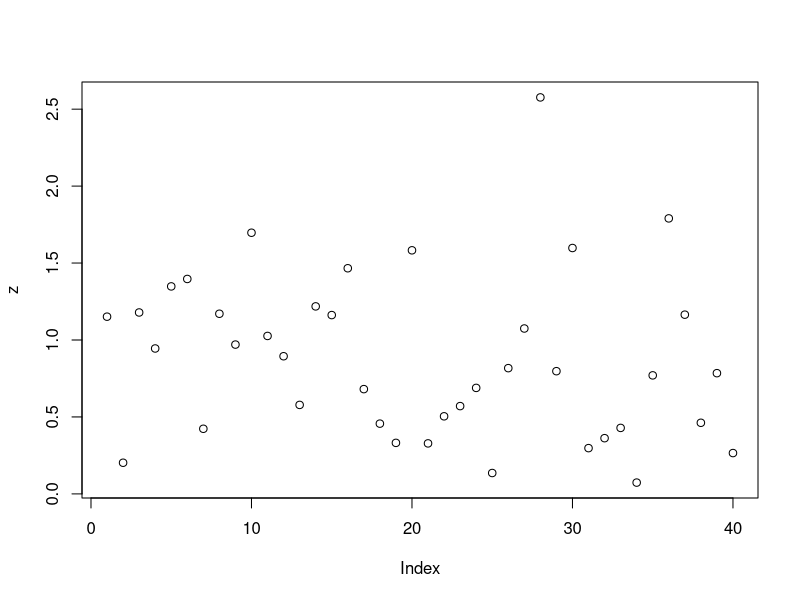
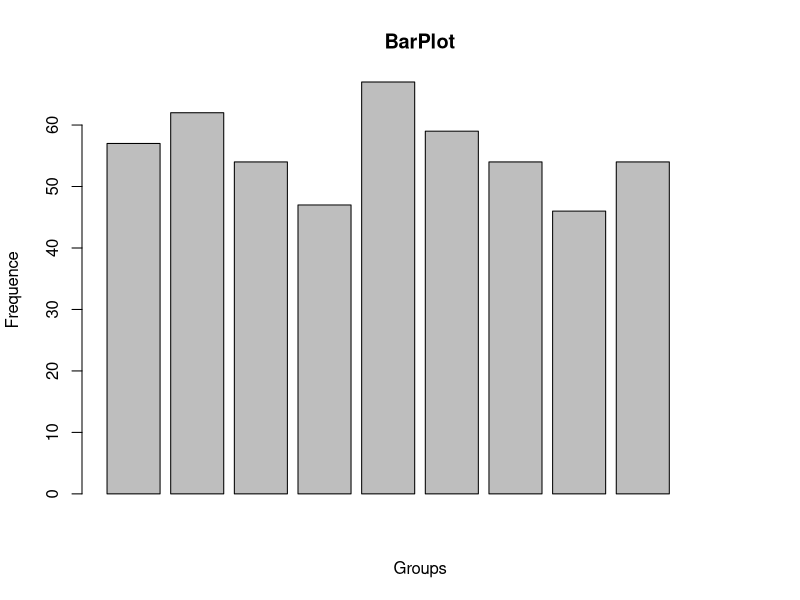
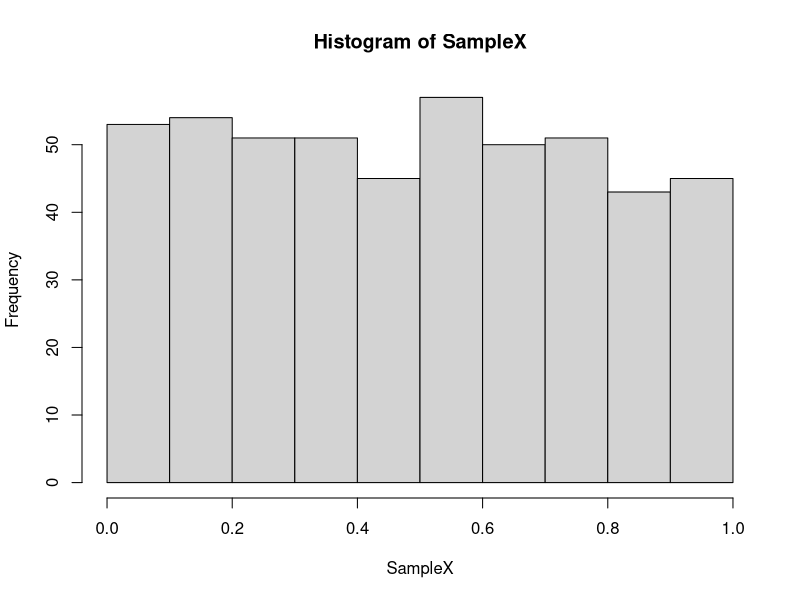
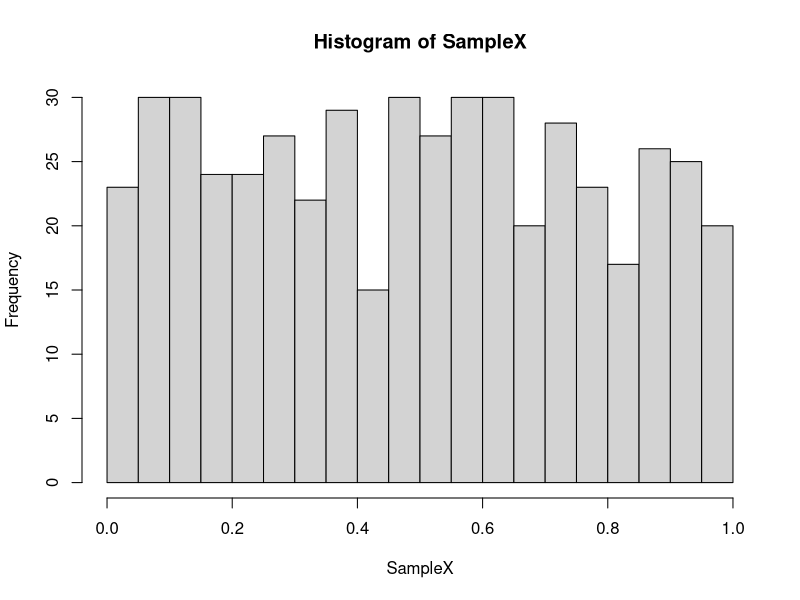
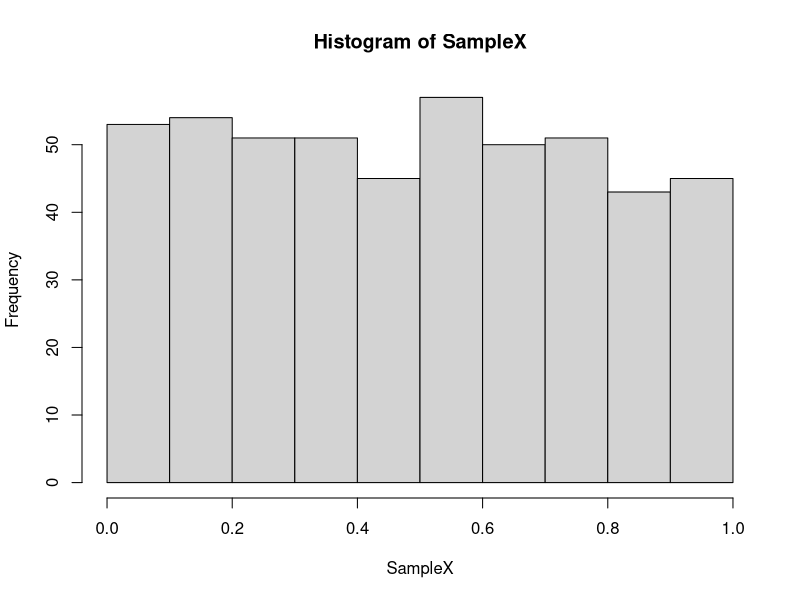
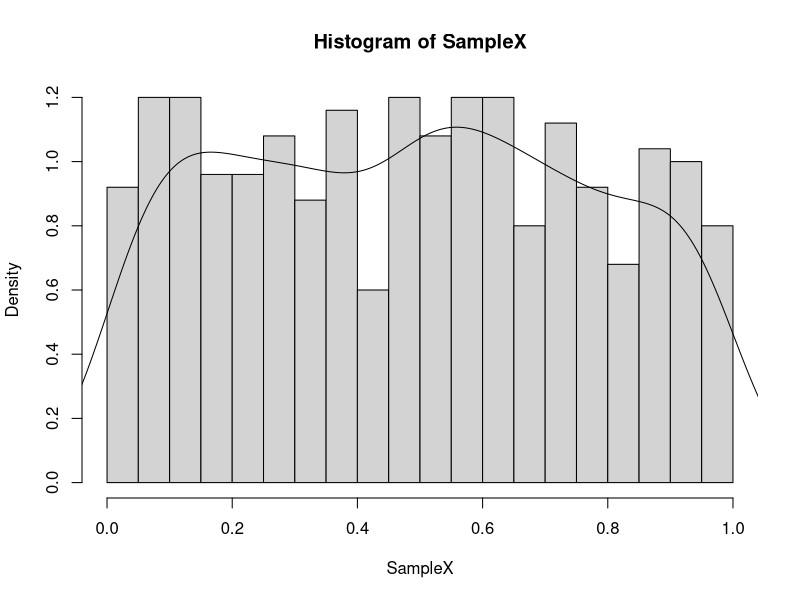
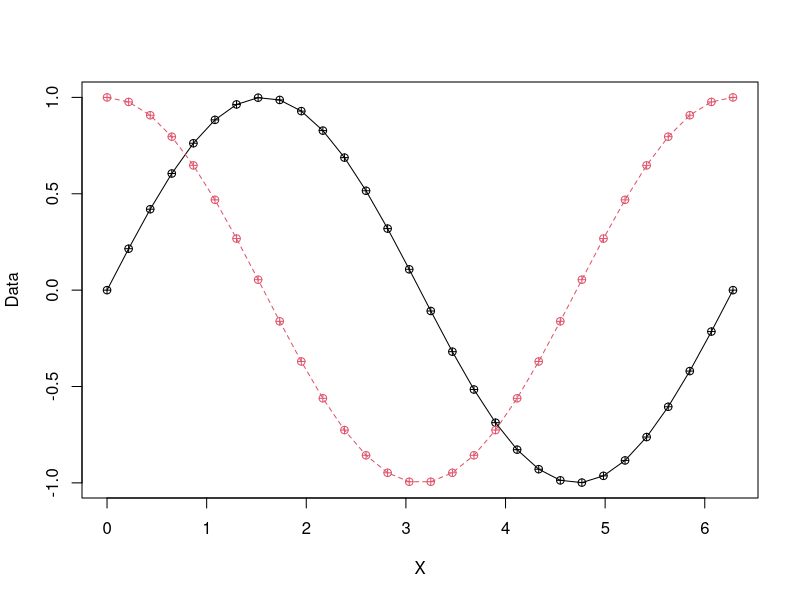
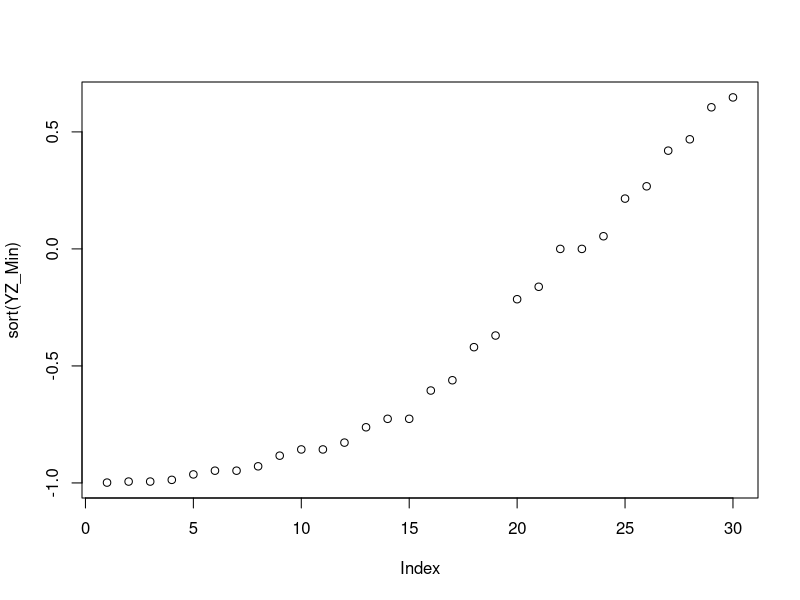

Write R code to recreate these figures, in order.
## ---- chunk 1
x = c(1,2,3,4,5);x
## ---- chunk 2
x=1:9;x
## ---- chunk 3
x = rep (1:3,time=3);x
## ---- chunk 4
x = rep(1:3,each=3);x
## ---- chunk 5
x = rep(1:3,3);x
## ---- chunk 6
X=0
## ---- chunk 7
for(k in 1:10)
   {X[k]=k^2+1; print(X);}
## ---- chunk 8
X=0
## ---- chunk 9
for(k in c(1,2,3,5)){X[k]=k^2+1; print(X);}  
## ---- chunk 10
x=rbinom(10,10,0.3); 
print(x); 
print(sum(x))
## ---- chunk 11
x=0:10; 
y=dbinom(x,10,0.5); 
print(cbind(x,y))
## ---- chunk 12
x = runif (10, 1, 5);x
## ---- chunk 13
 x=rnorm(20,1,0.5); print(x)
## ---- chunk 14
y = rexp(20,1); print(y)
## ---- chunk 15
 z = c(x,y);   plot(z)
## ---- chunk 16
seq(1,10,length=5)
## ---- chunk 17
seq(1,10,by=5)
## ---- chunk 18
seq(1,10,5)
## ---- chunk 19
Number_Box = 10;
 Bound = seq(from=0,to=1,length=Number_Box);
 SampleX = runif(500);
 Frequence = 0;
 for (k in 1:Number_Box){
     Index=(SampleX>Bound[k])*(SampleX<Bound[k+1]);
     #随机数在而二者中间
     Frequence[k]=sum(Index);}
## ---- chunk 20
barplot(Frequence,xlab="Groups",ylab="Frequence",main="BarPlot")
## ---- chunk 21
hist(SampleX)
hist(SampleX,20)
hist(SampleX,10)
hist(SampleX,20,freq=F)
lines(density((SampleX)))
## ---- chunk 22
X = seq(0, 2*pi, length = 30);
Y = sin(X);   Z = cos(X);
Data = cbind (Y,Z);
matplot (X, Data, pch = 10, type = 'o');
YZ_Min = apply(Data,1,min)
## ---- chunk 23
plot(sort(YZ_Min));
plot(X,YZ_Min);
lines(X,YZ_Min)
## ---- chunk 24
test=1:9;
sort(test,decreasing = TRUE);
## ---- chunk 25
Sample = combn(1:5,3);
Sample
## ---- chunk 26
Number_Waster = colSums(Sample <= 2);
Number_Waster
## ---- chunk 27
Selection = (Number_Waster == 1);
Selection
## ---- chunk 28
Probability = sum(Selection)/choose(5,3);
Probability
## ---- chunk 29
choose(5,2)
## ---- chunk 30
sample(size=20,replace=T,x=1:9)
## ---- chunk 31
sample(1:9,20,replace=T)
## ---- chunk 32
matrix(1:10,2,5)
## ---- chunk 33
SampleX = 1:5 <= 2;
Number_Repeat = 100;
Sample_Random = sample(SampleX,Number_Repeat*3,replace=TRUE);
SampleY = matrix(Sample_Random,nrow=Number_Repeat,ncol=3);
for(k in 1:Number_Repeat){SampleY[k,] = sample(SampleX,3)};
Number_Waster = rowSums(SampleY);
Selection = (Number_Waster == 1);
Frequency = sum(Selection)/Number_Repeat;
print(Frequency-Probability)
## ---- chunk 34
X = rnorm(100,0,1);  hist(X);
X2 = X^2;  hist(X2);
E_X2 = mean(X2); D_X2 = sd(X2);
Y = rexp(1000,3);  hist(Y);
E_X2 = mean(X2); D_X2 = sd(X2)
## ---- chunk 35
X = rnorm(1000);
Y = X^2;
hist(Y,20,freq = F);
lines(density(Y))
## ---- chunk 36
Norm_0_1 = rnorm(200,0,1);
Norm_0_2 = rnorm(200,0,2);
Norm_1_2 = rnorm(200,1,2); 
Trans_1_2 = (Norm_1_2-1)/2; 
Trans_10_2 = (Norm_1_2-10)/2; 
Trans_1_5 = (Norm_1_2-1)/5;
Data= cbind(Norm_0_1,Norm_0_2,Norm_1_2,Trans_1_2,Trans_10_2,Trans_1_5);
boxplot(Data)
## ---- chunk 37
Statistic_T <- function(a){
    X = a+1; 
    return(X)}
Statistic_T(3)
## ---- chunk 38
Statistic_T <- function(Number_Sample){
    X = rnorm(Number_Sample); 
    S_T = (X-mean(X))/sd(X);
    return(S_T)}
Number_Sample = 100;
Number_Repeat = 200;
Vector_T = as.numeric(vector(length=Number_Repeat))
for (k in 1:Number_Repeat){
    Vector_T[k]= Statistic_T(Number_Sample)};
hist(Vector_T,freq=F);
lines(density(Vector_T))


## ---- chunk 39
vector(length=20)
## ---- chunk 40
as.numeric(vector(length=20))
## ---- chunk 41
Statistic_F <- function(Number_Sample){
    X1 = rnorm(Number_Sample); 
    X2 = rnorm(Number_Sample);
    S_F = sd(X1)/sd(X2);
    return(S_F)}

Number_Sample = 10;
Number_Repeat = 200;
Vector_F = as.numeric(vector(length=Number_Repeat))
for (k in 1:Number_Repeat) {Vector_F[k]= Statistic_F(Number_Sample)};
hist(Vector_F,20,freq=F)
lines(density(Vector_F))
## ---- chunk 42
Random_Normal = rnorm(100);
FX_Normal = pnorm(Random_Normal);
plot(sort(FX_Normal))
FX_Uniform = punif(Random_Normal);
plot(sort(FX_Uniform))
## ---- chunk 43
n=100; p=0.3;
x=rbinom(100,1,0.3);
m=sum(x);
freq = m/n;
err = abs(freq-p);
print(err);  

X = matrix(rnorm(10000,1,1),100,100);
EX = colMeans(X);
err = EX-1;
boxplot(err);      
 
X = matrix(rnorm(10000,1,1),100,100);
PX = apply(X,2,quantile,0.3);
Pu = qnorm(0.3,1,1);
err = PX - Pu;
boxplot(err)
## ---- chunk 44
x1 = qnorm(0.05);   x2 = qnorm(0.95);
print(c(x1,x2));
y1 = qnorm(0.025);  y2 = qnorm(0.975);
print(c(y1,y2))
## ---- chunk 45
x=1:11;
quantile(x,0.1)
## ---- chunk 46
x=rnorm(100);
y=rt(100,10);
Data=cbind(x,y);
boxplot(Data)  
## ---- chunk 47
X = matrix(rnorm(10000),100,100);
 EX = colMeans(X);         
 EX = apply(X,2,mean);     
 MX = apply(X,2,median);   
 Data = cbind(EX,MX);      
 boxplot(Data)
## ---- chunk 48
N=200;n=30;   
X = matrix(rnorm(N*n,1,sd=3),n,N);
EX = colMeans(X);
SX = apply(X,2,sd);
UX = (EX - 1)/(3/sqrt(n));
TX = (EX - 1)/(SX/sqrt(n));
Data = cbind(UX,TX);
boxplot(Data)
## ---- chunk 49
X = rbinom(100,10,0.4);
Eu = 10 * 0.4;
Du = 100* 0.4 * (1-0.4);
UX = (X - Eu)/(sqrt(Du));
Data = cbind(X,UX);
boxplot(Data)
## ---- chunk 50
Vector_Standard = as.numeric(vector(length = 1000));
for (k in 1:1000){
    Number_Sample = 500;
    Parameter_P = 0.8;
    SampleX =rbinom(Number_Sample,1,Parameter_P);
    Estimator_P = mean(SampleX);
    Delta = sqrt(Estimator_P*(1-Estimator_P)/Number_Sample);
    Value_Standard = (Estimator_P-Parameter_P)/Delta;
    Vector_Standard[k]= Value_Standard;}
hist(Vector_Standard);
## ---- chunk 51
X = matrix(rnorm(1000),100,10);
Y = matrix(nrow=100,ncol=10);
for(k in 1:10){Y[,k]=rnorm(100)};
boxplot(cbind(X,Y))
## ---- chunk 52
X = matrix(rnorm(1000),100,10);
Z = rnorm(120);
Y = matrix(nrow=100,ncol=10);
for(k in 1:10){Y[,k]=sample(Z,100,replace=TRUE)};
boxplot(cbind(X,Y))
## ---- chunk 53
X = sort(rnorm(100));
n = 1:100;
Y = (n+0.5)/(100+1);
Z = pnorm(X);
Data = cbind(Y,Z);
matplot(X,Data,pch = 16)
## ---- chunk 54
u = seq(from=0,to=1,length.out=50); 
T = matrix(nrow = 50,ncol=100) 
for (k in 1:50){ 
  X = matrix(rnorm(10000),100,100);
  MX = colMeans(X);
  U =(MX - u[k])/(1/sqrt(100)); 
  T[k,] = U;}
boxplot(t(T))
## ---- chunk 55
 a = 0.8; b = 1.0;
 X = 1.2*runif(1000); e = 5*rnorm(1000); Y = a*X+b+e;
 S_Reg = lm(Y~X); summary(S_Reg);
 plot(X,Y); abline(S_Reg)
